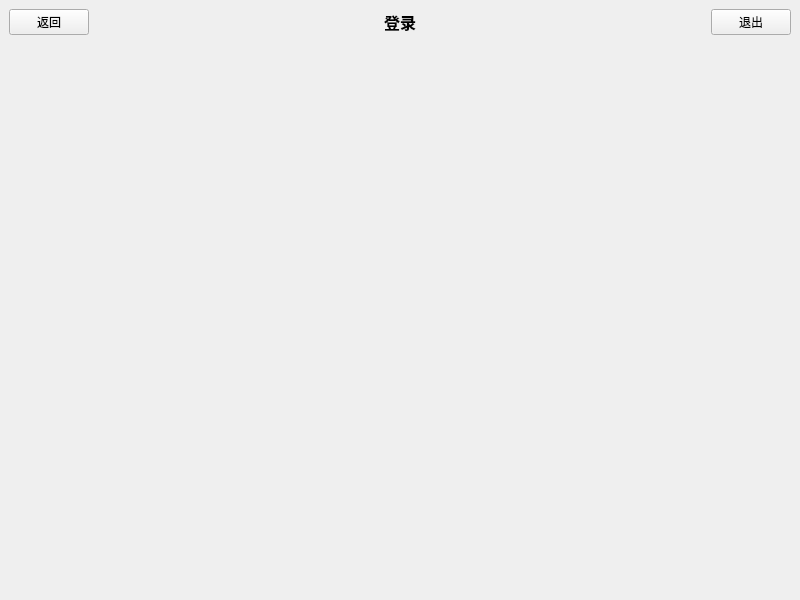
<?xml version="1.0" encoding="UTF-8"?>
<ui version="4.0">
 <class>HospitalUserSystem</class>
 <widget class="QMainWindow" name="HospitalUserSystem">
  <property name="geometry">
   <rect>
    <x>0</x>
    <y>0</y>
    <width>800</width>
    <height>600</height>
   </rect>
  </property>
  <property name="windowTitle">
   <string>HospitalUserSystem</string>
  </property>
  <widget class="QWidget" name="centralwidget">
   <layout class="QVBoxLayout" name="verticalLayout">
    <item>
     <layout class="QHBoxLayout" name="horizontalLayout">
      <item>
       <widget class="QPushButton" name="btn_back">
        <property name="text">
         <string>返回</string>
        </property>
       </widget>
      </item>
      <item>
       <spacer name="horizontalSpacer">
        <property name="orientation">
         <enum>Qt::Horizontal</enum>
        </property>
        <property name="sizeHint" stdset="0">
         <size>
          <width>40</width>
          <height>20</height>
         </size>
        </property>
       </spacer>
      </item>
      <item>
       <widget class="QLabel" name="login_label">
        <property name="font">
         <font>
          <family>思源黑体 Heavy</family>
          <pointsize>12</pointsize>
          <bold>true</bold>
         </font>
        </property>
        <property name="text">
         <string>登录</string>
        </property>
        <property name="alignment">
         <set>Qt::AlignCenter</set>
        </property>
       </widget>
      </item>
      <item>
       <spacer name="horizontalSpacer_2">
        <property name="orientation">
         <enum>Qt::Horizontal</enum>
        </property>
        <property name="sizeHint" stdset="0">
         <size>
          <width>40</width>
          <height>20</height>
         </size>
        </property>
       </spacer>
      </item>
      <item>
       <widget class="QPushButton" name="btn_exit">
        <property name="text">
         <string>退出</string>
        </property>
       </widget>
      </item>
     </layout>
    </item>
    <item>
     <widget class="QStackedWidget" name="stackedWidget"/>
    </item>
   </layout>
  </widget>
 </widget>
 <resources/>
 <connections/>
</ui>
